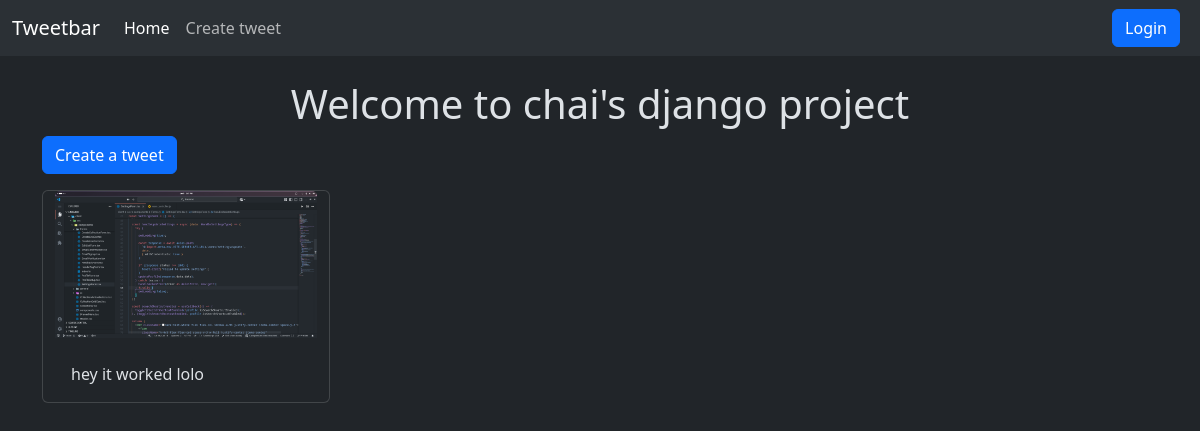
Page /tweet/ on the earlier database version.
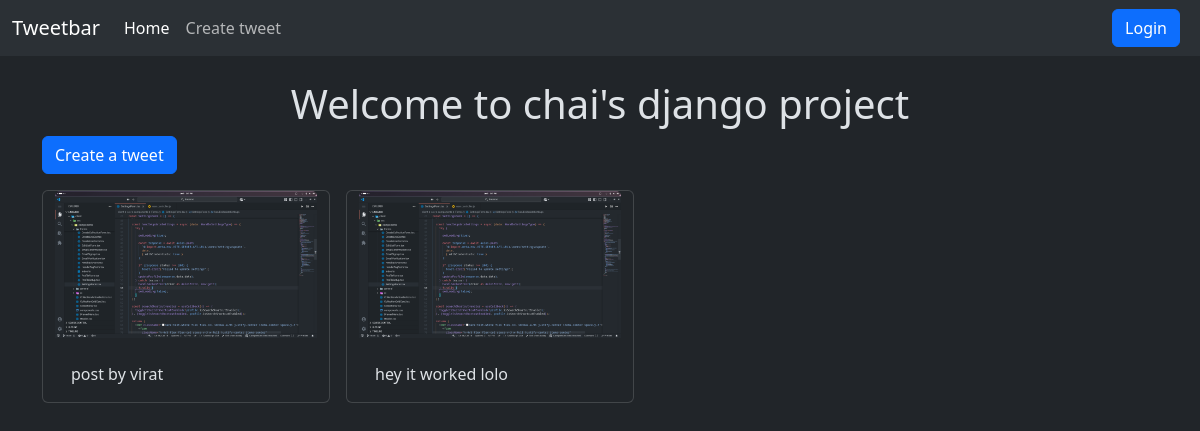
Same page on the later database version.
### tweet/models.py (models this page shows, shortened)
class Tweet(models.Model):
  user = models.ForeignKey(User, on_delete=models.CASCADE)
  text = models.TextField()
  photo = models.ImageField(upload_to='photos/', null=True, blank=True)
  created_at = models.DateTimeField(auto_now_add=True)
  updated_at = models.DateTimeField(auto_now=True)

### tweet/views.py (the view)
# urls.py: path('', views.tweet_list, name='tweet_list'),
def tweet_list(request):
  tweets = Tweet.objects.all().order_by('-created_at')
  return render(request, 'tweet_list.html', {'tweets': tweets})

### tweet/templates/tweet_list.html (shortened to what this page needs)
{% extends "layout.html" %}
{% block content %}
<h1 class="mt-4 text-center">Welcome to chai's django project</h1>
<a class="btn btn-primary mb-3" href="{% url 'tweet_create' %}"> Create a tweet </a>
<div class="container row gap-3">
  {% for tweet in tweets %}
  <div class="card" style="width: 18rem">
    {% if tweet.photo %}
      <img src="{{tweet.photo.url}}" class="card-img-top" alt="..." />
    {% endif %}
    <div class="card-body">
      <p class="card-text">
        {{tweet.text}}
      </p>
    </div>
  </div>
  {% endfor %}
</div>
{% endblock %}

### templates/layout.html (shortened to what this page needs)
{% load static %}
<!DOCTYPE html>
<html lang="en" data-bs-theme="dark">
  <head>
    <link
      href="https://cdn.jsdelivr.net/npm/bootstrap@5.3.3/dist/css/bootstrap.min.css"
      rel="stylesheet"
    />
  </head>
  <body>
    <nav class="navbar navbar-expand-lg bg-body-tertiary">
      <div class="container-fluid">
        <a class="navbar-brand" href="#">Tweetbar</a>
        <div class="collapse navbar-collapse" id="navbarNav">
          <ul class="navbar-nav">
            <li class="nav-item">
              <a class="nav-link active" aria-current="page" href="{% url 'tweet_list' %}">Home</a>
            </li>
            <li class="nav-item">
              <a class="nav-link" href="{% url 'tweet_create' %}">Create tweet</a>
            </li>
        </div>
        {% if user.is_authenticated %}
          <form action="{% url 'logout' %}" method="post">
            {% csrf_token %}
            <button class="btn btn-danger mx-2" type="submit">Logout</button>
          </form>
        {% else %}
          <a class="btn btn-primary mx-2" href="{% url 'login' %}">Login</a>
        {% endif %}
      </div>
    </nav>
    <div class="container">{% block content %} {% endblock %}</div>
  </body>
</html>

Differences in the rows shown:
added Tweet: photo (picture), text "post by virat"
